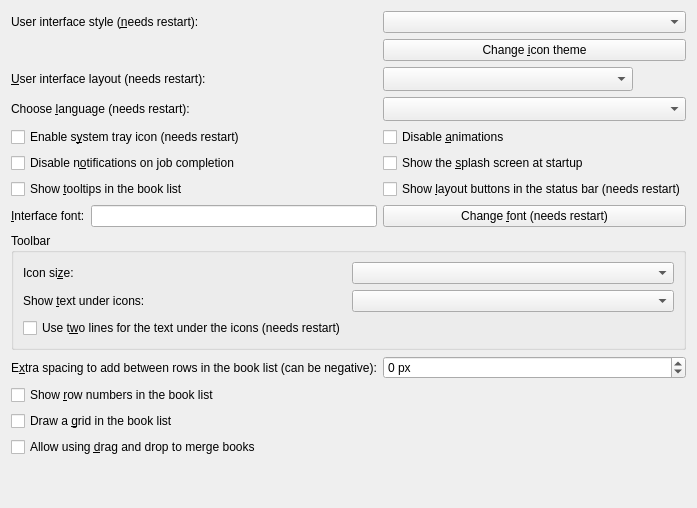
     <widget class="QWidget" name="main_interface_tab">
      <attribute name="icon">
       <iconset resource="../../../../resources/images.qrc">
        <normaloff>:/images/lt.png</normaloff>:/images/lt.png</iconset>
      </attribute>
      <attribute name="title">
       <string>&amp;Main interface</string>
      </attribute>
      <layout class="QGridLayout" name="gridLayout_9">
       <item row="5" column="0">
        <widget class="QCheckBox" name="opt_disable_tray_notification">
         <property name="toolTip">
          <string>Disable popup notifications when calibre completes jobs such a conversion, sending to device etc. The notifications are sent via the operating system notification facility, if available. Note that on Windows, you have to enable the system tray icon for notifications to work.</string>
         </property>
         <property name="text">
          <string>Disable n&amp;otifications on job completion</string>
         </property>
        </widget>
       </item>
       <item row="1" column="0">
        <widget class="QLabel" name="icon_theme">
         <property name="text">
          <string/>
         </property>
        </widget>
       </item>
       <item row="7" column="0">
        <layout class="QHBoxLayout" name="horizontalLayout">
         <item>
          <widget class="QLabel" name="label_2">
           <property name="text">
            <string>&amp;Interface font:</string>
           </property>
           <property name="buddy">
            <cstring>font_display</cstring>
           </property>
          </widget>
         </item>
         <item>
          <widget class="QLineEdit" name="font_display">
           <property name="readOnly">
            <bool>true</bool>
           </property>
          </widget>
         </item>
        </layout>
       </item>
       <item row="2" column="1">
        <widget class="QComboBox" name="opt_gui_layout">
         <property name="maximumSize">
          <size>
           <width>250</width>
           <height>16777215</height>
          </size>
         </property>
         <property name="sizeAdjustPolicy">
          <enum>QComboBox::AdjustToMinimumContentsLengthWithIcon</enum>
         </property>
         <property name="minimumContentsLength">
          <number>20</number>
         </property>
        </widget>
       </item>
       <item row="4" column="1">
        <widget class="QCheckBox" name="opt_disable_animations">
         <property name="toolTip">
          <string>Disable all animations. Useful if you have a slow/old computer.</string>
         </property>
         <property name="text">
          <string>Disable &amp;animations</string>
         </property>
        </widget>
       </item>
       <item row="3" column="1">
        <widget class="QComboBox" name="opt_language">
         <property name="sizeAdjustPolicy">
          <enum>QComboBox::AdjustToMinimumContentsLengthWithIcon</enum>
         </property>
         <property name="minimumContentsLength">
          <number>20</number>
         </property>
        </widget>
       </item>
       <item row="13" column="0">
        <spacer name="verticalSpacer_3">
         <property name="orientation">
          <enum>Qt::Vertical</enum>
         </property>
         <property name="sizeHint" stdset="0">
          <size>
           <width>20</width>
           <height>40</height>
          </size>
         </property>
        </spacer>
       </item>
       <item row="0" column="0">
        <widget class="QLabel" name="label_widget_style">
         <property name="text">
          <string>User interface style (&amp;needs restart):</string>
         </property>
         <property name="buddy">
          <cstring>opt_ui_style</cstring>
         </property>
        </widget>
       </item>
       <item row="1" column="1">
        <widget class="QPushButton" name="icon_theme_button">
         <property name="text">
          <string>Change &amp;icon theme</string>
         </property>
        </widget>
       </item>
       <item row="12" column="0">
        <widget class="QCheckBox" name="opt_dnd_merge">
         <property name="text">
          <string>Allow using &amp;drag and drop to merge books</string>
         </property>
        </widget>
       </item>
       <item row="5" column="1">
        <widget class="QCheckBox" name="opt_show_splash_screen">
         <property name="text">
          <string>Show the &amp;splash screen at startup</string>
         </property>
        </widget>
       </item>
       <item row="10" column="0">
        <widget class="QCheckBox" name="opt_row_numbers_in_book_list">
         <property name="text">
          <string>Show &amp;row numbers in the book list</string>
         </property>
        </widget>
       </item>
       <item row="11" column="0" colspan="2">
        <widget class="QCheckBox" name="opt_booklist_grid">
         <property name="text">
          <string>Draw a &amp;grid in the book list</string>
         </property>
        </widget>
       </item>
       <item row="2" column="0">
        <widget class="QLabel" name="label_17">
         <property name="text">
          <string>&amp;User interface layout (needs restart):</string>
         </property>
         <property name="buddy">
          <cstring>opt_gui_layout</cstring>
         </property>
        </widget>
       </item>
       <item row="3" column="0">
        <widget class="QLabel" name="label_7">
         <property name="text">
          <string>Choose &amp;language (needs restart):</string>
         </property>
         <property name="buddy">
          <cstring>opt_language</cstring>
         </property>
        </widget>
       </item>
       <item row="4" column="0">
        <widget class="QCheckBox" name="opt_systray_icon">
         <property name="text">
          <string>Enable s&amp;ystem tray icon (needs restart)</string>
         </property>
        </widget>
       </item>
       <item row="9" column="1">
        <widget class="QSpinBox" name="opt_book_list_extra_row_spacing">
         <property name="suffix">
          <string> px</string>
         </property>
         <property name="minimum">
          <number>-20</number>
         </property>
        </widget>
       </item>
       <item row="8" column="0" colspan="2">
        <widget class="QGroupBox" name="groupBox_2">
         <property name="title">
          <string>Toolbar</string>
         </property>
         <layout class="QGridLayout" name="gridLayout_8">
          <item row="0" column="1">
           <widget class="QComboBox" name="opt_toolbar_icon_size"/>
          </item>
          <item row="0" column="0">
           <widget class="QLabel" name="label_5">
            <property name="text">
             <string>Icon si&amp;ze:</string>
            </property>
            <property name="buddy">
             <cstring>opt_toolbar_icon_size</cstring>
            </property>
           </widget>
          </item>
          <item row="1" column="1">
           <widget class="QComboBox" name="opt_toolbar_text"/>
          </item>
          <item row="1" column="0">
           <widget class="QLabel" name="label_8">
            <property name="text">
             <string>Show &amp;text under icons:</string>
            </property>
            <property name="buddy">
             <cstring>opt_toolbar_text</cstring>
            </property>
           </widget>
          </item>
          <item row="2" column="0" colspan="2">
           <widget class="QCheckBox" name="opt_wrap_toolbar_text">
            <property name="text">
             <string>Use t&amp;wo lines for the text under the icons (needs restart)</string>
            </property>
           </widget>
          </item>
         </layout>
        </widget>
       </item>
       <item row="9" column="0">
        <widget class="QLabel" name="label_4">
         <property name="text">
          <string>E&amp;xtra spacing to add between rows in the book list (can be negative):</string>
         </property>
         <property name="buddy">
          <cstring>opt_book_list_extra_row_spacing</cstring>
         </property>
        </widget>
       </item>
       <item row="7" column="1">
        <widget class="QPushButton" name="change_font_button">
         <property name="text">
          <string>Change &amp;font (needs restart)</string>
         </property>
        </widget>
       </item>
       <item row="0" column="1">
        <widget class="QComboBox" name="opt_ui_style"/>
       </item>
       <item row="6" column="1">
        <widget class="QCheckBox" name="opt_show_layout_buttons">
         <property name="text">
          <string>Show &amp;layout buttons in the status bar (needs restart)</string>
         </property>
        </widget>
       </item>
       <item row="6" column="0">
        <widget class="QCheckBox" name="opt_book_list_tooltips">
         <property name="text">
          <string>Show &amp;tooltips in the book list</string>
         </property>
        </widget>
       </item>
      </layout>
     </widget>
